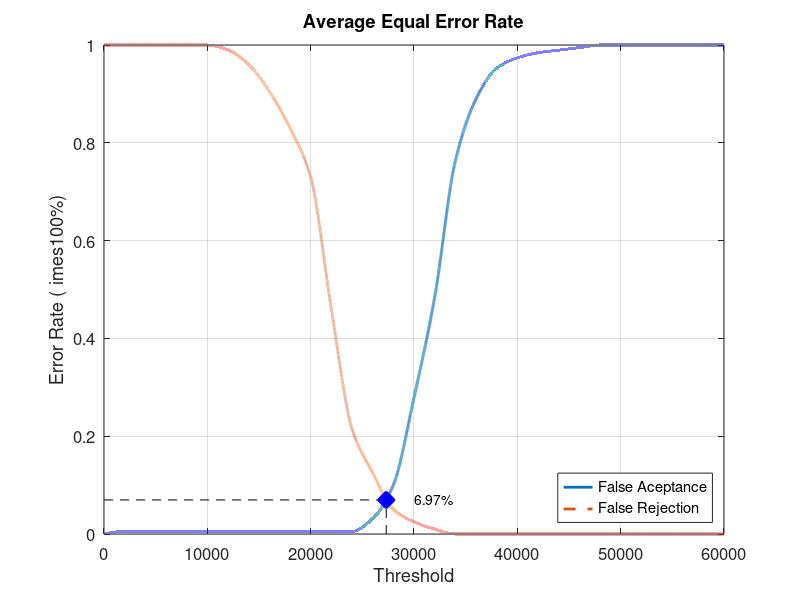
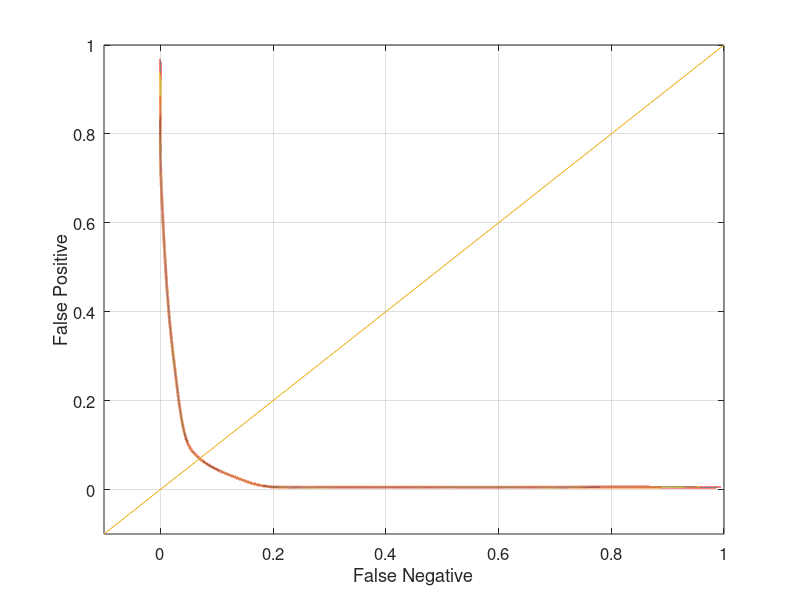

These figures' MATLAB source, in order:
close all;
clear;
clc;
x = 0:2000:60000;
xq = 0:0.5:60000;

y0 = [0 0.00526316 0.00526316 0.00526316 0.00526316 0.00526316 0.00526316 0.00526316 0.00526316 0.00526316 0.00526316 0.00526316 0.00526316 0.0315789 0.1 0.278947 0.484211 0.763158 0.889474 0.952632 0.973684 0.984211 0.989474 0.994737 1 1 1 1 1 1 1]
yy0 = interp1(x, y0, xq, 'pchip');
y1 = [1 1 1 1 1 1 0.99 0.96 0.905 0.83 0.73 0.46 0.215 0.125 0.05 0.025 0.01 0 0 0 0 0 0 0 0 0 0 0 0 0 0]
yy1 = interp1(x, y1, xq, 'pchip');

% Calculating EER: 
y2 = abs(y0 - y1);
find(y2 == min(y2))
yy2 = abs(yy0 - yy1);
xEER = find(yy2 == min(yy2));
xEERIndex = xq(xEER) % X-axis EER
yEER = yy0(xEER) % Y-axis EER

main = figure
plot(xq, yy0,'-','LineWidth', 2);	hold on
plot(xq, yy1,'--','LineWidth', 2);	hold on
plot([xEERIndex xEERIndex], [0 yEER], 'k--');	hold on
plot([0 xEERIndex], [yEER yEER], 'k--');	hold on
plot(xEERIndex, yEER, 'bx', 'LineWidth', 10);	hold on
text(xEERIndex + 10 * xEERIndex / 100, yEER, [num2str(round((10000 * yEER)) / 100) '%'])
legend('False Aceptance', 'False Rejection', 'Location', 'SouthEast')
xlabel('Threshold')
ylabel('Error Rate (	imes100%)')
title('Average Equal Error Rate')
set(gca, 'FontSize', 12)
axis([0 60000 0 1])
grid on

print(main, 'Database2_1Main', '-dpng');
FNRxFPR = figure('Color', [1 1 1]);
plot(yy1, yy0, '-', yy1, yy0, 'LineWidth', 2);
hold on
y = -0.1:0.1:1
plot(y, y); 
set(gca, 'FontSize', 12)
xlabel('False Negative')
ylabel('False Positive')
axis([-0.1 1 -0.1 1])
set(gca, 'FontSize', 12)
grid on

print(FNRxFPR, 'Database2_1FNRxFPR','-dpng');
